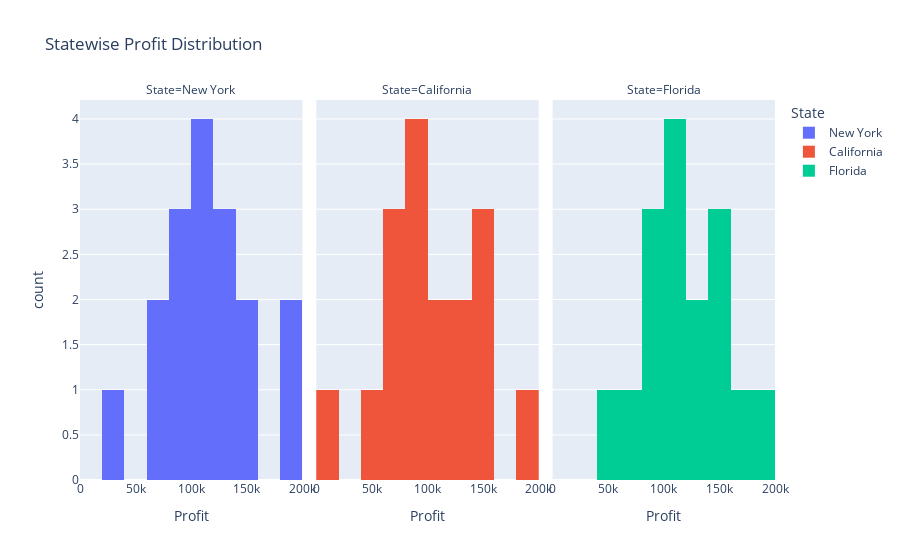

The code cell stored with this chart in its notebook:
### Code cell
fig = px.histogram(startups, x='Profit', facet_col='State',color='State',facet_col_wrap=3, title='Statewise Profit Distribution', nbins=15,)
fig.show()

### Figure 1 — Plotly figure (JSON) as saved in the notebook; plotly's stock layout.template omitted (floating-point values rounded to 4 significant figures)
{"data": [{"alignmentgroup": "True", "bingroup": "x", "hovertemplate": "State=New York<br>Profit=%{x}<br>count=%{y}<extra></extra>", "legendgroup": "New York", "marker": {"color": "#636efa", "pattern": {"shape": ""}}, "name": "New York", "nbinsx": 15, "offsetgroup": "New York", "orientation": "v", "showlegend": true, "type": "histogram", "x": [192300.0, 182900.0, 157000.0, 152200.0, 129900.0, 125400.0, 122800.0, 111300.0, 108600.0, 105000.0, 101000.0, 97480.0, 96480.0, 81230.0, 69760.0, 64930.0, 35670.0], "xaxis": "x", "yaxis": "y"}, {"alignmentgroup": "True", "bingroup": "x", "hovertemplate": "State=California<br>Profit=%{x}<br>count=%{y}<extra></extra>", "legendgroup": "California", "marker": {"color": "#EF553B", "pattern": {"shape": ""}}, "name": "California", "nbinsx": 15, "offsetgroup": "California", "orientation": "v", "showlegend": true, "type": "histogram", "x": [191800.0, 156100.0, 149800.0, 144300.0, 134300.0, 127000.0, 118500.0, 107400.0, 97430.0, 96710.0, 89950.0, 81010.0, 78240.0, 71500.0, 65200.0, 42560.0, 14680.0], "xaxis": "x2", "yaxis": "y2"}, {"alignmentgroup": "True", "bingroup": "x", "hovertemplate": "State=Florida<br>Profit=%{x}<br>count=%{y}<extra></extra>", "legendgroup": "Florida", "marker": {"color": "#00cc96", "pattern": {"shape": ""}}, "name": "Florida", "nbinsx": 15, "offsetgroup": "Florida", "orientation": "v", "showlegend": true, "type": "histogram", "x": [191100.0, 166200.0, 155800.0, 146100.0, 141600.0, 132600.0, 124300.0, 110400.0, 108700.0, 105700.0, 103300.0, 99940.0, 96780.0, 90710.0, 77800.0, 49490.0], "xaxis": "x3", "yaxis": "y3"}], "layout": {"annotations": [{"font": {}, "showarrow": false, "text": "State=New York", "x": 0.16, "xanchor": "center", "xref": "paper", "y": 1, "yanchor": "bottom", "yref": "paper"}, {"font": {}, "showarrow": false, "text": "State=California", "x": 0.5, "xanchor": "center", "xref": "paper", "y": 1, "yanchor": "bottom", "yref": "paper"}, {"font": {}, "showarrow": false, "text": "State=Florida", "x": 0.84, "xanchor": "center", "xref": "paper", "y": 1, "yanchor": "bottom", "yref": "paper"}], "barmode": "relative", "legend": {"title": {"text": "State"}, "tracegroupgap": 0}, "title": {"text": "Statewise Profit Distribution"}, "xaxis": {"anchor": "y", "domain": [0, 0.32], "title": {"text": "Profit"}}, "xaxis2": {"anchor": "y2", "domain": [0.34, 0.66], "matches": "x", "title": {"text": "Profit"}}, "xaxis3": {"anchor": "y3", "domain": [0.68, 1.0], "matches": "x", "title": {"text": "Profit"}}, "yaxis": {"anchor": "x", "domain": [0, 1], "title": {"text": "count"}}, "yaxis2": {"anchor": "x2", "domain": [0, 1], "matches": "y", "showticklabels": false}, "yaxis3": {"anchor": "x3", "domain": [0, 1], "matches": "y", "showticklabels": false}}}
